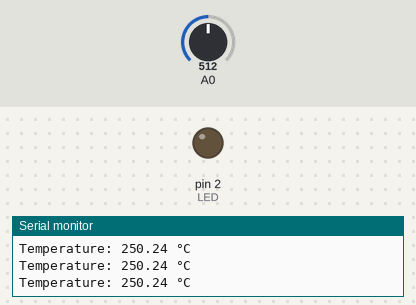
The sketch below on a simulated Arduino Uno, built with avr-gcc and run on an emulated ATmega328P. Shown: output pins drawn as LEDs (lit = HIGH), the last lines printed to the serial monitor. The test bench sets the inputs (shaded band); at power-on: A0 = 512.

Above: at 1.3 s.
1.4 s: A0 set to 55
2.9 s: A0 set to 48
At 3.5 s:
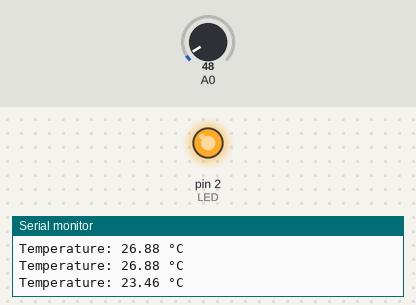
4.5 s: A0 set to 122
At 5.7 s:
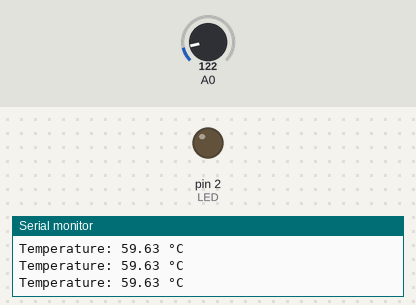
6.0 s: A0 set to 15
At 7.1 s:
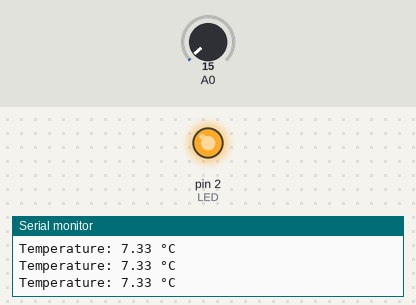
Timing chart, 0 to 8.5 s (numbered marks = the images above; inputs shaded):
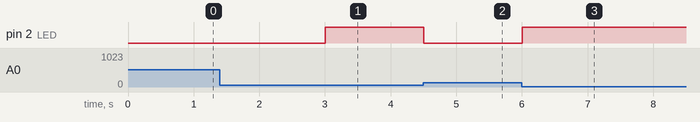

Measured:
- the behaviour switches between 52 and 51 on A0 (found by bisection; images 0 and 1)
- after the input at 2.9 s, pin 2 (LED): LOW → HIGH after 0.11 s
- after the input at 4.5 s, pin 2 (LED): HIGH → LOW at once
- after the input at 6.0 s, pin 2 (LED): LOW → HIGH at once

The sketch:

LM35_LED_Control.ino
```cpp
#define LED 2

void setup() {
  Serial.begin(9600);
  pinMode(LED, OUTPUT);
}

float readTemperature() {
  int analogValue = analogRead(A0);
  float voltage = analogValue * (5.0 / 1023.0);
  float temperature = voltage * 100.0;
  return temperature;
}

void loop() {
  float temperature = readTemperature();
  Serial.print("Temperature: ");
  Serial.print(temperature);
  Serial.println(" °C");


  if (temperature < 25) {
    digitalWrite(LED, HIGH);
  } else {
    digitalWrite(LED, LOW);
  }

  delay(500);
}
```
